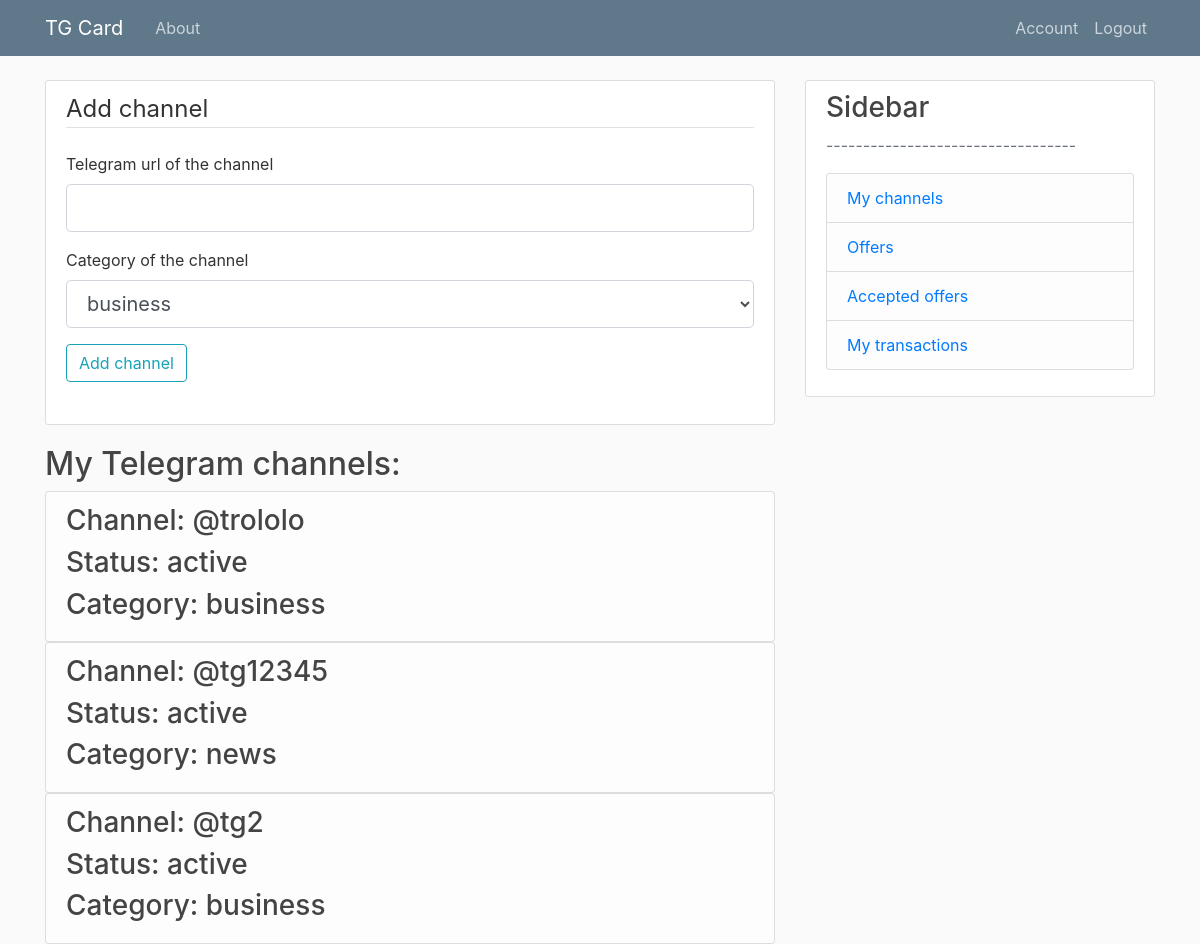
Page /channel (signed in) on the committed database.
### models.py (models this page shows, shortened)
class Channel(db.Model):
    id = db.Column(db.Integer, primary_key=True)
    tgUrl = db.Column(db.String, index=True, unique=True, nullable=False)
    status = db.Column(db.String, index=True, nullable=False) # active \ inactive
    partnerId = db.Column(db.Integer, db.ForeignKey('user.id'), nullable=False)
    categoryListAff = db.relationship('CategoryListAff', backref='channel', lazy=True)

class Category(db.Model):
    id = db.Column(db.Integer, primary_key=True)
    title = db.Column(db.String, index=True, unique=True, nullable=False)
    categoryListAdv = db.relationship('CategoryListAdv', backref='category', lazy=True)
    categoryListAff = db.relationship('CategoryListAff', backref='category', lazy=True)

### routes.py (the view, shortened to what this page needs)
@app.route("/channel", methods=['GET', 'POST'])
@affiliate_access_level()
@login_required
def channel():
    formCategories = [(g.id, g.title) for g in Category.query.all()]
    form = AddChannelForm()
    form.categoryListAff.choices = formCategories
    return render_template('channel.html', title='Channel', form=form)

### forms.py (shortened to what this page needs)
class AddChannelForm(FlaskForm):
    tgUrl = StringField('Telegram url of the channel', validators=[DataRequired()])
    categoryListAff = SelectField('Category of the channel', coerce=int)
    submit = SubmitField('Add channel')

### models.py (called while the page is built)
@login_manager.user_loader
def load_user(user_id):
    return User.query.get(int(user_id))

### routes.py (called while the page is built)
def affiliate_access_level():
    def decorator(f):
        @wraps(f)
        def decorated_function(*args, **kwargs):
            if current_user.role != 'AFFILIATE':
                return redirect(url_for('access_error_page'))
            return f(*args, **kwargs)
        return decorated_function
    return decorator

### templates/channel.html (shortened to what this page needs)
{% extends "layout.html" %}
{% block content %}
    <div class="content-section">
        <form method="POST" action="">
        <fieldset class="form-group">
            <legend class="border-bottom mb-4">Add channel</legend>
            <div class="form-group">
                {{ form.tgUrl.label(class="form-control-label") }}
                {% if form.tgUrl.errors %}
                    {{ form.tgUrl(class="form-control form-control-lg is-invalid") }}
                    <div class="invalid-feedback">
                        {% for error in form.tgUrl.errors %}
                            <span>{{ error }}</span>
                        {% endfor %}
                    </div>
                {% else %}
                    {{ form.tgUrl(class="form-control form-control-lg") }}
                {% endif %}
            </div>
            <div class="form-group">
                {{ form.categoryListAff.label(class="form-control-label") }}
                {% if form.categoryListAff.errors %}
                    {{ form.categoryListAff(class="form-control form-control-lg is-invalid") }}
                    <div class="invalid-feedback">
                        {% for error in form.categoryListAff.errors %}
                            <span>{{ error }}</span>
                        {% endfor %}
                    </div>
                {% else %}
                    {{ form.categoryListAff(class="form-control form-control-lg") }}
                {% endif %}
            </div>
    	    <div class="form-group">
         	    {{ form.submit(class="btn btn-outline-info") }}
    	    </div>
            </fieldset>
        </form>
    </div>
    <h2>My Telegram channels: </h2>
    {% for channel in current_user.channels %}
    <ul class="list-group">
        <li class="list-group-item list-group-item-light">
            <h3>Channel: {{channel.tgUrl}}</h3>
            <h3>Status: {{channel.status}}</h3>
            <h3>Category: {{channel.categoryListAff[0].category.title}}</h3>
        </li>
    </ul>
    {% endfor %}
{% endblock content %}

### static/main.css (style rules this page uses)
body { background: #fafafa; color: #333333; margin-top: 5rem; }
h1, h2, h3, h4, h5, h6 { color: #444444; }
.content-section { background: #ffffff; padding: 10px 20px; border: 1px solid #dddddd; border-radius: 3px; margin-bottom: 20px; }

### rows in the picture
Channel: tgUrl "@trololo", status "active", title "business"
Channel: tgUrl "@tg12345", status "active", title "news"
Channel: tgUrl "@tg2", status "active", title "business"
